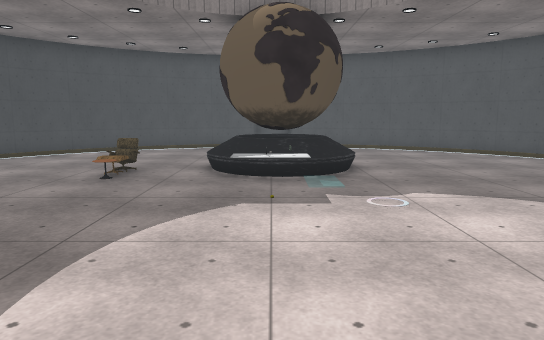
[1] (above)

12 first-person views from a walk through a scene from a Unity 3-D project. The camera is 1.5 m above the floor, tilts 8° down and sees 70° across. The floor is counted in squares, 1 m on a side. Each view is taken from the middle of a square. On the plan, view 1 faces up. The plan holds only what a view shows up to about 17 squares ahead; the rest is blank. The player is left out. Some animated figures are not drawn. Some surface patterns are stand-ins.

[2]
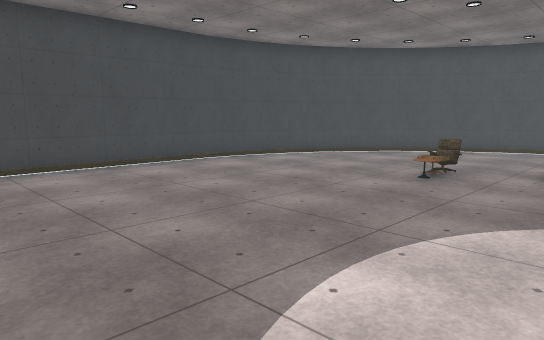

[3]
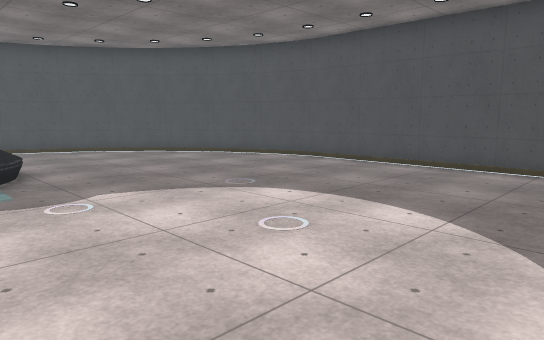

[4]
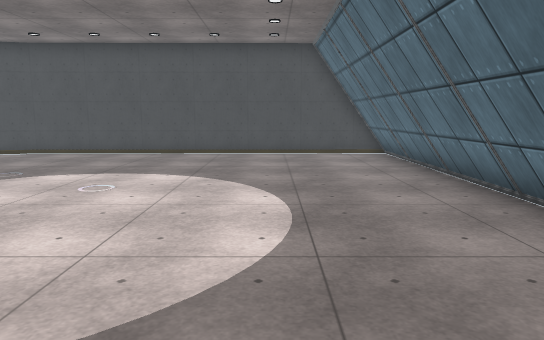

[5]
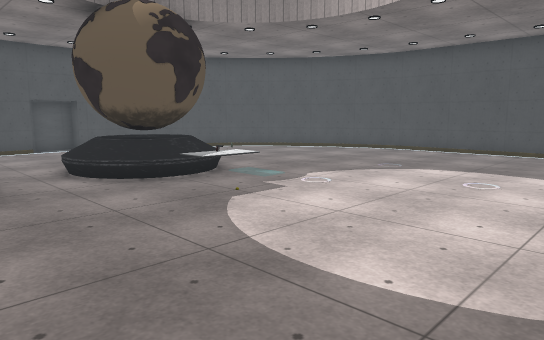

[6]
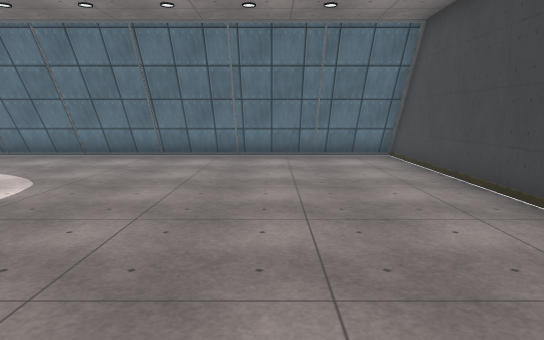

[7]
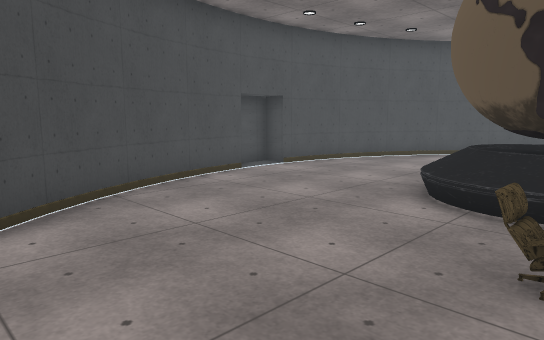

[8]
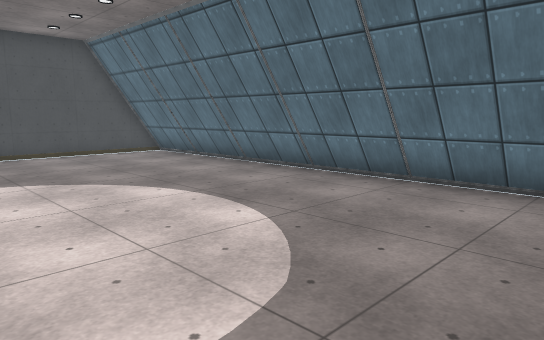

[9]
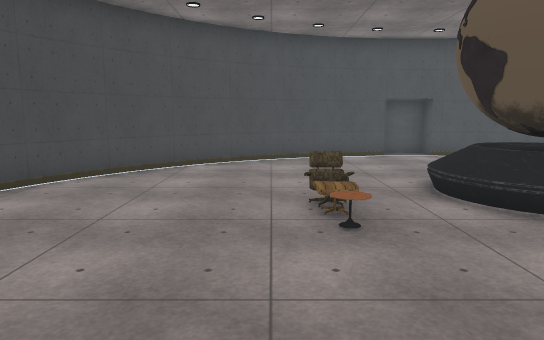

[10]
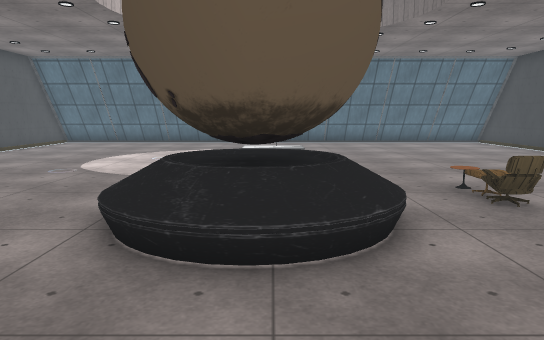

[11]
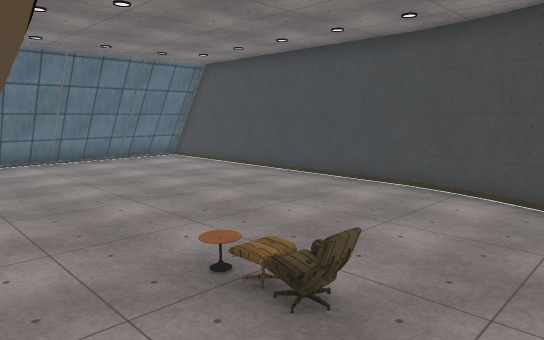

[12]
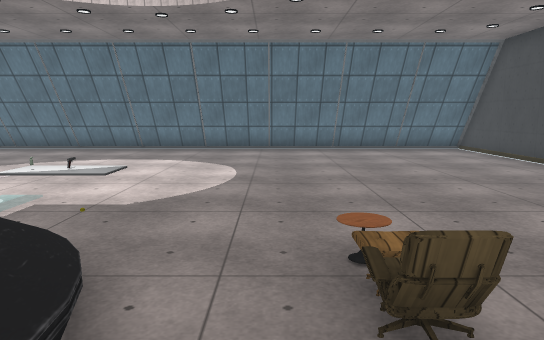

### Floor plan
Key: @ floor where view 1 was taken; # wall or solid block; . floor; / step, stairs or slope; C chair; O other object.
Columns run from 12 left of view 1 to 12 right of it. Each row starts with its distance up from view 1.
 19           #####
 18        ####...####
 17      ###.........###
 16     ##.............##
 15    ##...............##
 14   ##.................##
 13   #......../OO........#
 12  ##......./OOOO.......##
 11  #......C./OOOO........#
 10  #......O..OOO.........#
  9 ##......O.../..........#
  8 #...........//.........#
  7 #...........//.........#
  6 #......................#
  5 #......................##
  4 #.......................#
  3 #.......................#
  2 #.......................#
  1 #.......................#
  0 #...........@...........#
 -1 #.......................#
 -2 #.......................#
 -3 #.......................#
 -4 #########################

Positions as (right, up) in squares from view 1, and headings:
1: (0, 0), facing up
2: (0, 0), facing up-left
3: (0, 0), facing up-right
4: (-4, 0), facing right
5: (-5, 1), facing up-right
6: (-7, 10), facing down
7: (-8, 10), facing up-right
8: (-4, 4), facing down-right
9: (-5, 4), facing up
10: (0, 17), facing down
11: (-1, 13), facing down-left
12: (-3, 13), facing down
